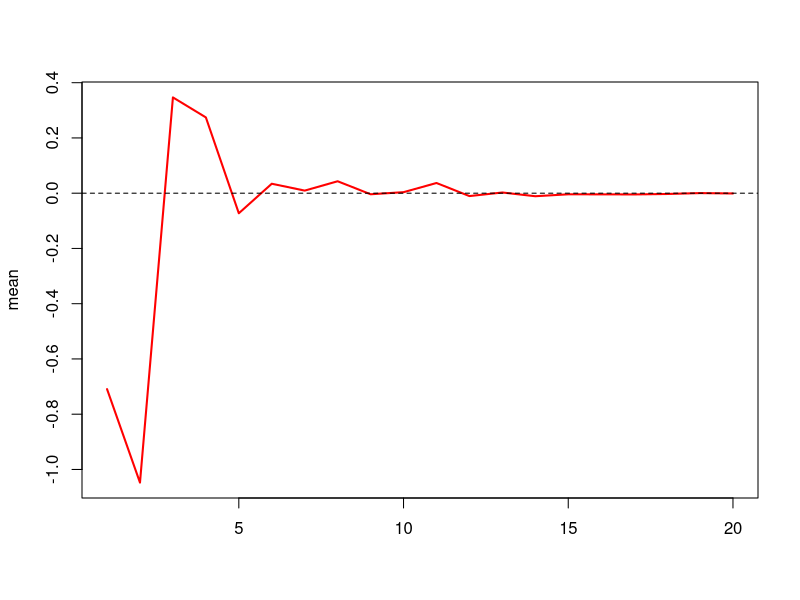
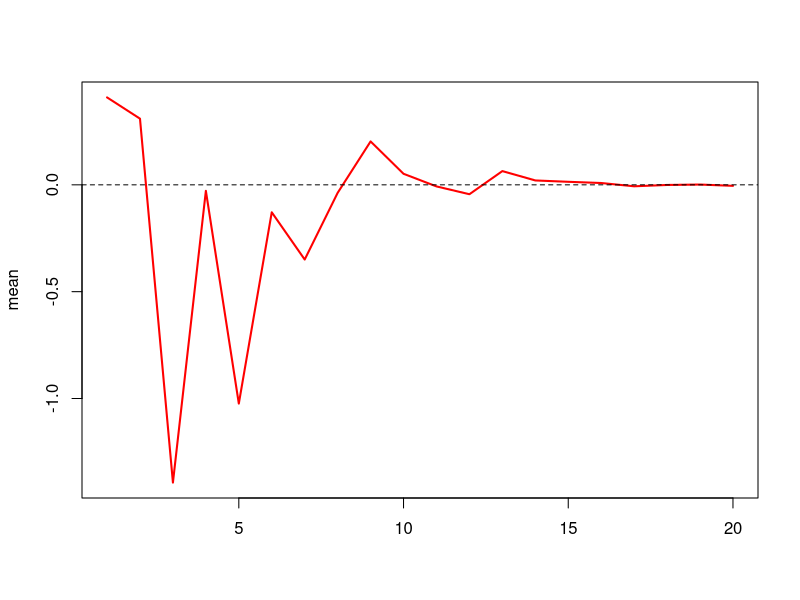
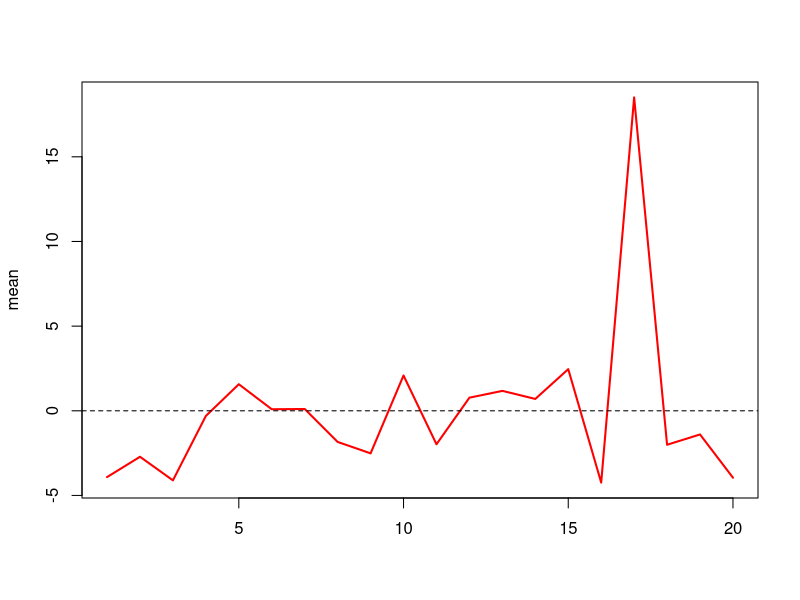

The R script that drew these images, in order:
## ---- chunk 1

sample_mean = function( n, distribution ){
  if (distribution == "normal"){ y = rnorm( n ) } 
  else if (distribution == "t2") {y = rt(n, 2) }
  else if (distribution == "cauchy") {y = rcauchy(n) }
  return( mean(y) )
}
## ---- chunk 2
LLN_plot = function(distribution){
  
  y_bar = rep(0, length(NN) )
  
  for ( i in 1:length(NN)){
    n = NN[i]
    y_bar[i] = sample_mean(n, distribution)
  }
  
  plot(y_bar, type = "l", col = "red", ylab = "mean", xlab = "", lwd = 2)
  abline(h = 0, lty = 2)
  return(y_bar)
}
## ---- chunk 3
NN = 2^(1:20)

LLN_plot("normal")

LLN_plot("t2")

LLN_plot("cauchy")
